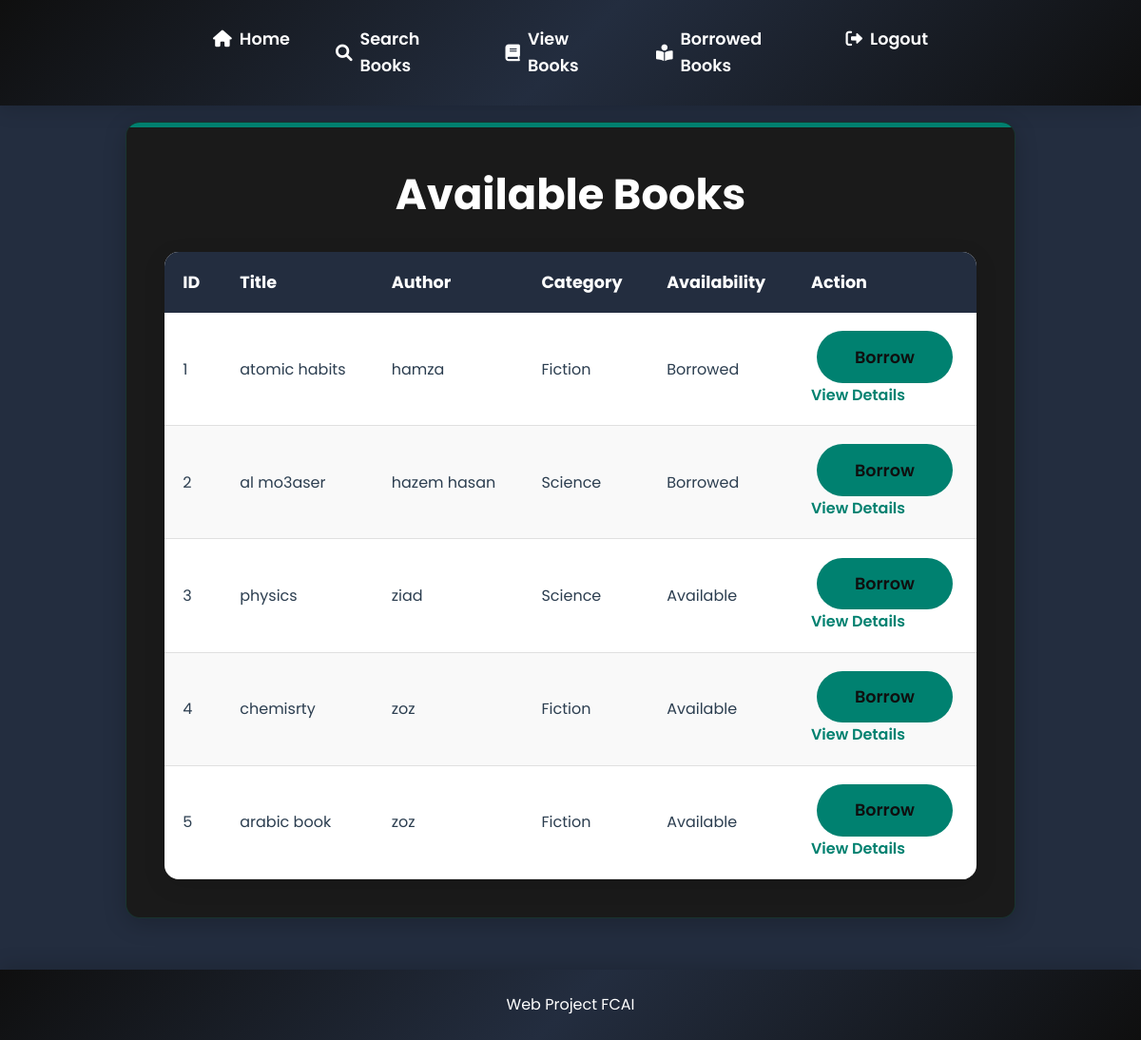
/view/, run on an earlier commit of the app's database.
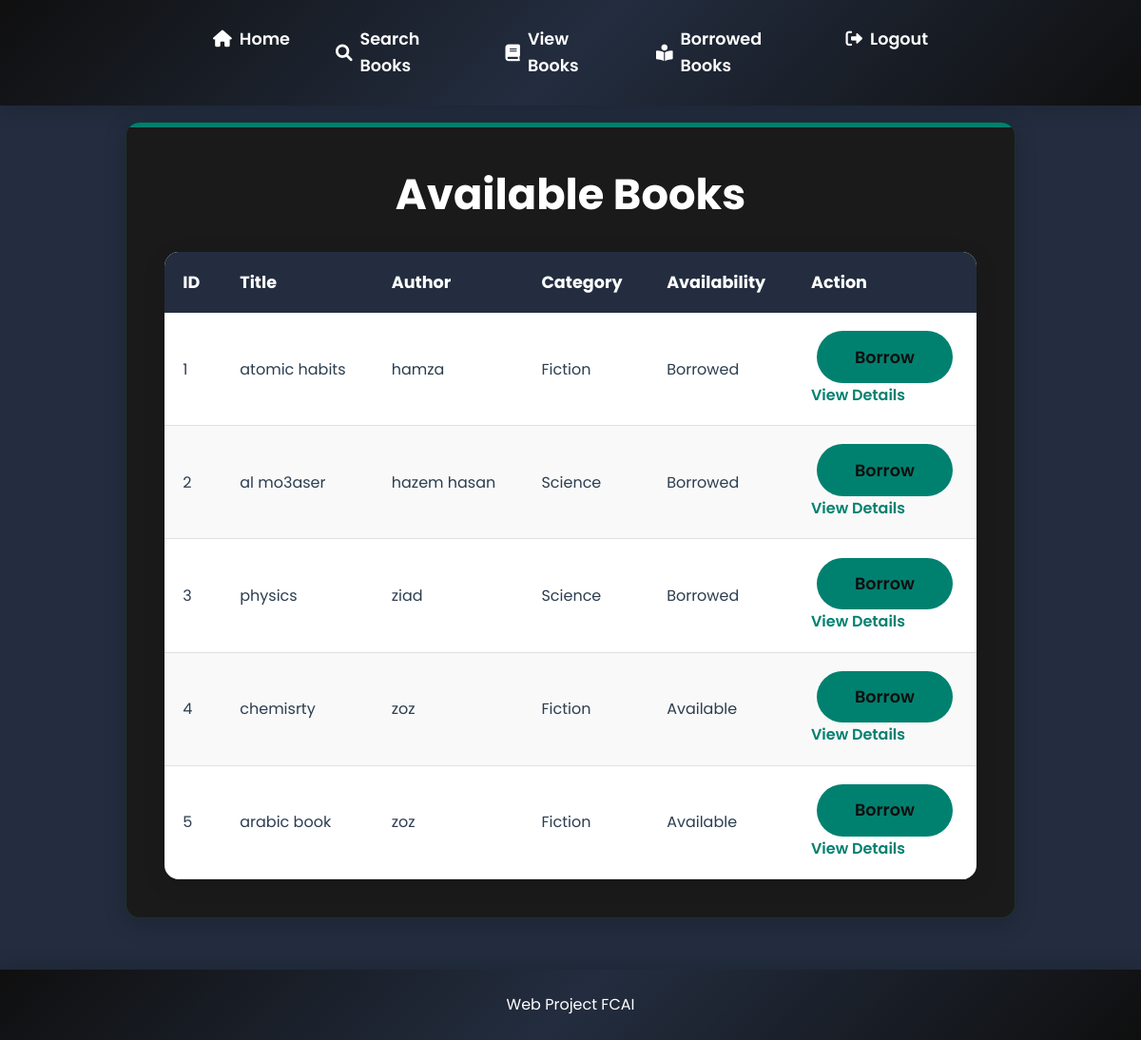
And on a later commit of the database.
### lib/models.py (models this page shows)
class Book_Details(models.Model):
    Name = models.CharField(max_length=120)
    Author = models.CharField(max_length=120)
    Category = models.CharField(max_length=120)
    Description = models.TextField()
    Date_Added = models.DateField()
    Availability = models.CharField( max_length=50)

### lib/views.py (the view)
# urls.py: path('view/', views.userShow_book, name='view_books'),
def userShow_book(request):  # View books
    books = Book_Details.objects.all()
    return render(request, 'user_view_books.html', {'books': books})

### templates/user_view_books.html (shortened to what this page needs)
{% load static %}
<link rel="stylesheet" href="{% static 'css/style.css' %}" />
<link rel="stylesheet" href="{% static 'css/icon.css' %}" />
<!DOCTYPE html>
<html lang="en">
  <head>
    <link rel="stylesheet" href="../css/style.css" />
  </head>
  <body>
    <nav>
      <ul>
        <li>
          <a href="{% url 'user_dashboard' %}"
            ><i class="fas fa-home"></i> Home</a
          >
        </li>
        <li>
          <a href="{% url 'search_books' %}"
            ><i class="fas fa-search"></i> Search Books</a
          >
        </li>
        <li>
          <a href="{% url 'view_books' %}"
            ><i class="fas fa-book"></i> View Books</a
          >
        </li>
        <li>
          <a href="{% url 'borrowed_books' %}"
            ><i class="fas fa-book-reader"></i> Borrowed Books</a
          >
        </li>
        <li>
          <a href="{% url 'index' %}"
            ><i class="fas fa-sign-out-alt"></i> Logout</a
          >
        </li>
      </ul>
    </nav>
    <main>
      <div class="card">
        <h1>Available Books</h1>
        <table>
          <thead>
            <tr>
              <th>ID</th>
              <th>Title</th>
              <th>Author</th>
              <th>Category</th>
              <th>Availability</th>
              <th>Action</th>
            </tr>
          </thead>
          <tbody>
            {% for book in books %}
            <tr>
              <td>{{ book.id }}</td>
              <td>{{ book.Name }}</td>
              <td>{{ book.Author }}</td>
              <td>{{ book.Category }}</td>
              <td>{{ book.Availability }}</td>
              <td>
                <form method="POST" action="{% url 'borrow_book' book.id %}">
                  <button type="submit">Borrow</button>
                </form>
                <a href="{% url 'book_details' book.id %}">View Details</a>
              </td>
            </tr>
            {% endfor %}
          </tbody>
        </table>
      </div>
    </main>
    <footer>
      <p>Web Project FCAI</p>
    </footer>
</body>
</html>

What changed in the data, as far as the page shows it:
changed Book_Details "physics": Availability "Available" → "Borrowed"
